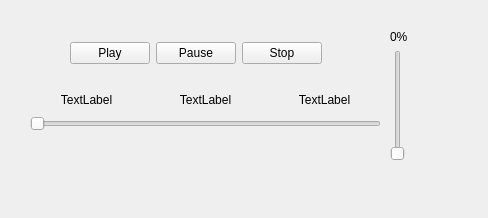
<?xml version="1.0" encoding="UTF-8"?>
<ui version="4.0">
 <class>PreviewSound</class>
 <widget class="QFrame" name="PreviewSound">
  <property name="geometry">
   <rect>
    <x>0</x>
    <y>0</y>
    <width>488</width>
    <height>218</height>
   </rect>
  </property>
  <property name="windowTitle">
   <string>Frame</string>
  </property>
  <property name="frameShape">
   <enum>QFrame::NoFrame</enum>
  </property>
  <property name="frameShadow">
   <enum>QFrame::Raised</enum>
  </property>
  <widget class="QWidget" name="">
   <property name="geometry">
    <rect>
     <x>30</x>
     <y>90</y>
     <width>351</width>
     <height>41</height>
    </rect>
   </property>
   <layout class="QGridLayout" name="gridLayout">
    <item row="1" column="0" colspan="3">
     <widget class="QSlider" name="posSlider">
      <property name="enabled">
       <bool>false</bool>
      </property>
      <property name="orientation">
       <enum>Qt::Horizontal</enum>
      </property>
     </widget>
    </item>
    <item row="0" column="0">
     <widget class="QLabel" name="position">
      <property name="text">
       <string>TextLabel</string>
      </property>
      <property name="alignment">
       <set>Qt::AlignCenter</set>
      </property>
     </widget>
    </item>
    <item row="0" column="2">
     <widget class="QLabel" name="duration">
      <property name="text">
       <string>TextLabel</string>
      </property>
      <property name="alignment">
       <set>Qt::AlignCenter</set>
      </property>
     </widget>
    </item>
    <item row="0" column="1">
     <widget class="QLabel" name="percent">
      <property name="text">
       <string>TextLabel</string>
      </property>
      <property name="alignment">
       <set>Qt::AlignCenter</set>
      </property>
     </widget>
    </item>
   </layout>
  </widget>
  <widget class="QWidget" name="">
   <property name="geometry">
    <rect>
     <x>70</x>
     <y>40</y>
     <width>254</width>
     <height>27</height>
    </rect>
   </property>
   <layout class="QHBoxLayout" name="horizontalLayout">
    <item>
     <widget class="QPushButton" name="play">
      <property name="sizePolicy">
       <sizepolicy hsizetype="Fixed" vsizetype="Fixed">
        <horstretch>0</horstretch>
        <verstretch>0</verstretch>
       </sizepolicy>
      </property>
      <property name="text">
       <string>Play</string>
      </property>
     </widget>
    </item>
    <item>
     <widget class="QPushButton" name="pause">
      <property name="sizePolicy">
       <sizepolicy hsizetype="Fixed" vsizetype="Fixed">
        <horstretch>0</horstretch>
        <verstretch>0</verstretch>
       </sizepolicy>
      </property>
      <property name="text">
       <string>Pause</string>
      </property>
     </widget>
    </item>
    <item>
     <widget class="QPushButton" name="stop">
      <property name="sizePolicy">
       <sizepolicy hsizetype="Fixed" vsizetype="Fixed">
        <horstretch>0</horstretch>
        <verstretch>0</verstretch>
       </sizepolicy>
      </property>
      <property name="text">
       <string>Stop</string>
      </property>
     </widget>
    </item>
   </layout>
  </widget>
  <widget class="QWidget" name="">
   <property name="geometry">
    <rect>
     <x>390</x>
     <y>30</y>
     <width>51</width>
     <height>131</height>
    </rect>
   </property>
   <layout class="QVBoxLayout" name="verticalLayout">
    <item>
     <widget class="QLabel" name="volume">
      <property name="text">
       <string>0%</string>
      </property>
     </widget>
    </item>
    <item>
     <widget class="QSlider" name="volSlider">
      <property name="orientation">
       <enum>Qt::Vertical</enum>
      </property>
     </widget>
    </item>
   </layout>
  </widget>
 </widget>
 <resources/>
 <connections/>
</ui>
